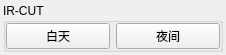
<?xml version="1.0" encoding="UTF-8"?>
<ui version="4.0">
 <class>W221VideoIRCUT</class>
 <widget class="QWidget" name="W221VideoIRCUT">
  <property name="geometry">
   <rect>
    <x>0</x>
    <y>0</y>
    <width>226</width>
    <height>48</height>
   </rect>
  </property>
  <property name="windowTitle">
   <string>Form</string>
  </property>
  <layout class="QHBoxLayout" name="horizontalLayout">
   <property name="spacing">
    <number>3</number>
   </property>
   <property name="leftMargin">
    <number>3</number>
   </property>
   <property name="topMargin">
    <number>3</number>
   </property>
   <property name="rightMargin">
    <number>3</number>
   </property>
   <property name="bottomMargin">
    <number>3</number>
   </property>
   <item>
    <widget class="QGroupBox" name="pIRCUTGBox">
     <property name="maximumSize">
      <size>
       <width>16777215</width>
       <height>220</height>
      </size>
     </property>
     <property name="title">
      <string>IR-CUT</string>
     </property>
     <layout class="QHBoxLayout" name="horizontalLayout_2">
      <property name="leftMargin">
       <number>0</number>
      </property>
      <property name="topMargin">
       <number>0</number>
      </property>
      <property name="rightMargin">
       <number>0</number>
      </property>
      <property name="bottomMargin">
       <number>0</number>
      </property>
      <item>
       <widget class="QPushButton" name="pIRCUTDayBtn">
        <property name="text">
         <string>白天</string>
        </property>
       </widget>
      </item>
      <item>
       <widget class="QPushButton" name="pIRCUTNightBtn">
        <property name="text">
         <string>夜间</string>
        </property>
       </widget>
      </item>
     </layout>
    </widget>
   </item>
  </layout>
 </widget>
 <resources/>
 <connections/>
</ui>
